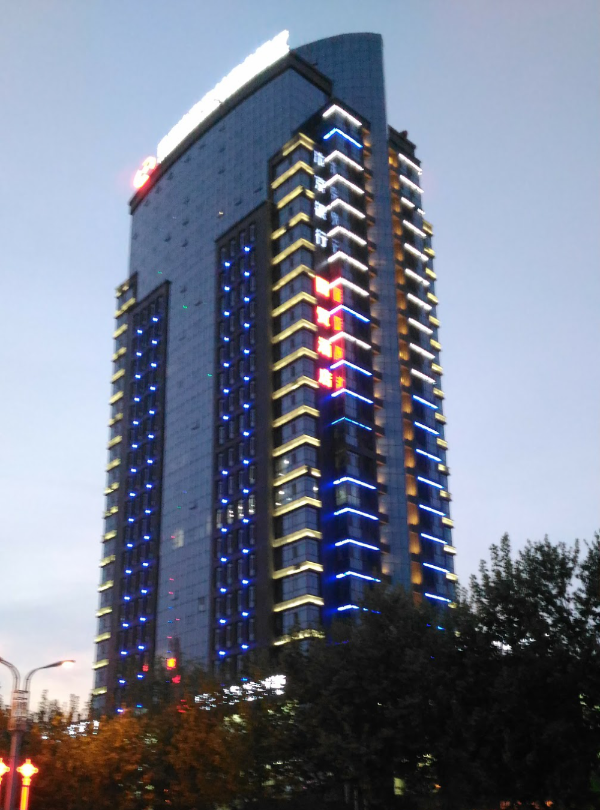
#> input picture DIP/code/Ch05/Building.bmp, 600 x 810 px
$ python histogram_equalization.py
#> lines starting #> are read from the running program, lines starting #| are printed output that depends on the picture
import numpy as np
import cv2

img1 = cv2.imread( "Building.bmp", -1 )
#> img1 is the input picture: shape (810, 600, 3); mean B, G, R 137.2, 120.5, 114.3
img2 = cv2.equalizeHist( cv2.cvtColor(img1, cv2.COLOR_BGR2GRAY) )
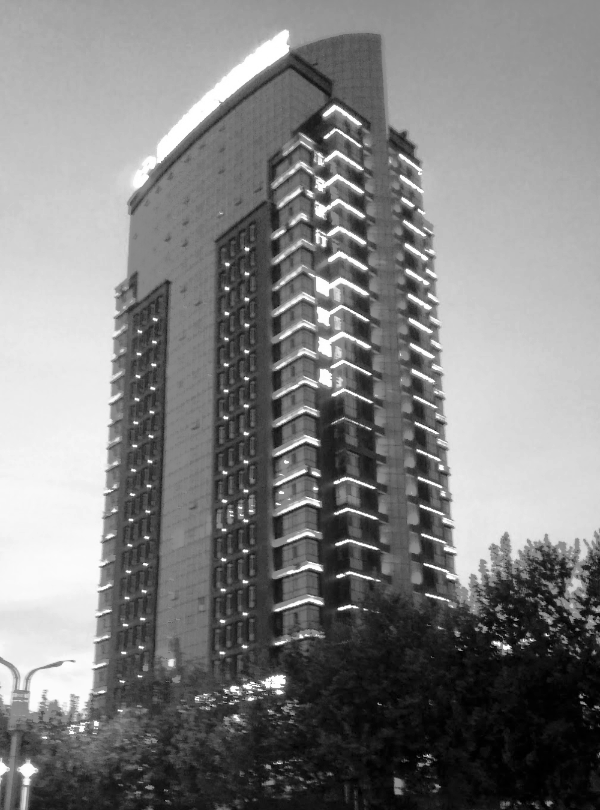
#> img2: shape (810, 600); min 0, max 255, mean 128.3
cv2.imshow( "Original Image", img1 )
cv2.imshow( "Histogram Equalization", img2 )
cv2.waitKey( 0 )
cv2.destroyAllWindows()
